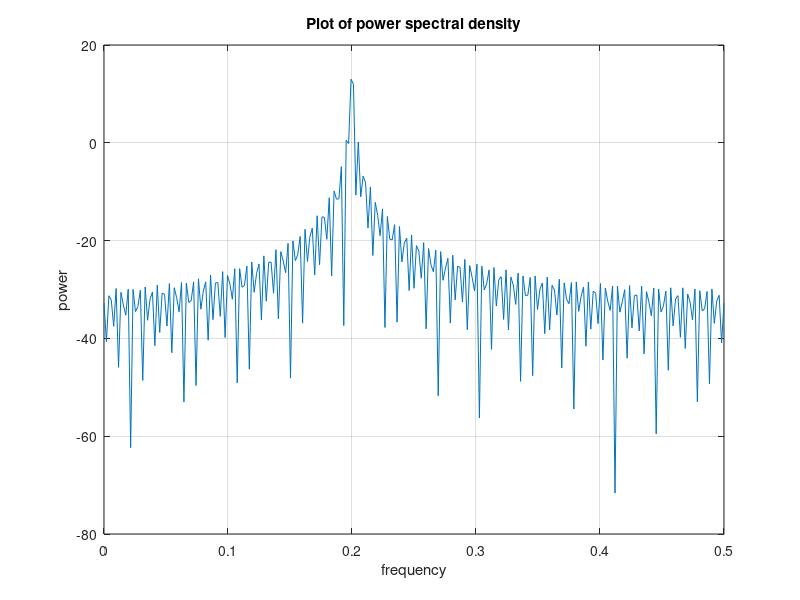

MATLAB code for this plot:
clc;
clear all;
close all;
Fs = 1000;
n = 0:1/Fs:0.3;
x = cos(2*pi*200*n);
periodogram(x);
xlabel('frequency');
ylabel('power');
title('Plot of power spectral density');
